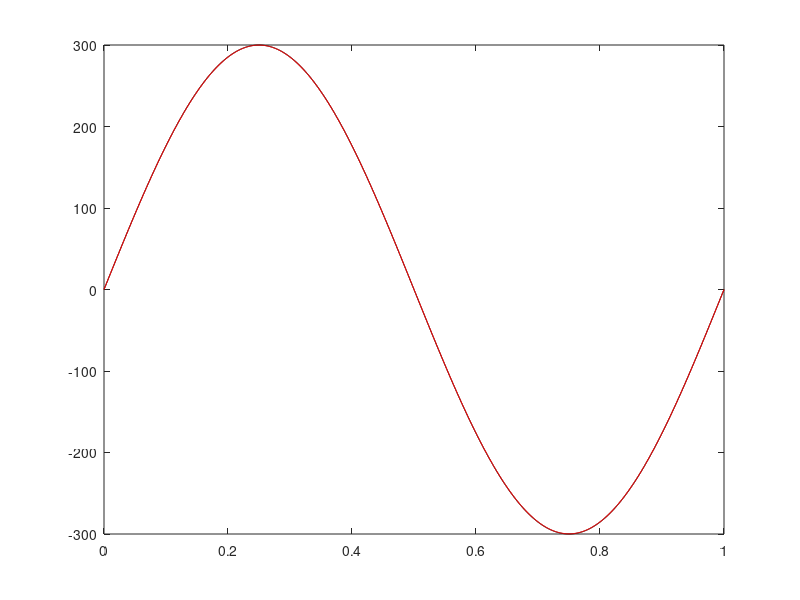

This figure's MATLAB source: (Note: this script raises an error after producing the figure.)
%
%   Simulation of dc_motor position with process reaction
%     Author: Keitaro Naruse
%     Date: 2025-04-24
%

% Symbol
s = tf('s');
% Motor parameres
R = 2.61;
L = 0.02 * 1E-3;
Jm = 0.014 * 1E-7;
Ki = 15400/60*2*pi;
Ke = 1/Ki;
Kt = 0.657 * 1E-3;
Tm = ( R * Jm ) / ( Ke * Kt ) ;
Te = L/R;

% Define a transfer function of DC motor angle
P = tf( [ 1 ] , [ Ke*Tm*Te, Ke*Tm, Ke, 0 ] );

% Define a time period and a reference
t = [ 0:0.001:1 ];
r = 300 * sin( 2*pi*t );
% C = 0.001 + 0.001/s + 0.001*s;
C = 1 + 1/s + 1*s;
G = feedback( C*P, 1 );
Y = lsim( G, r, t );
plot( t, r, 'k-', t, Y, 'r-' );

figure( 2 );
opts = bodeoptions();
% opts.XLimMode = 'manual';
opts.XLim = {[0.1,1000]};
opts.YLim = {[-60 10],[-180 180]};
bode( G, opts );

% pidTuner( P, 'pid' );
